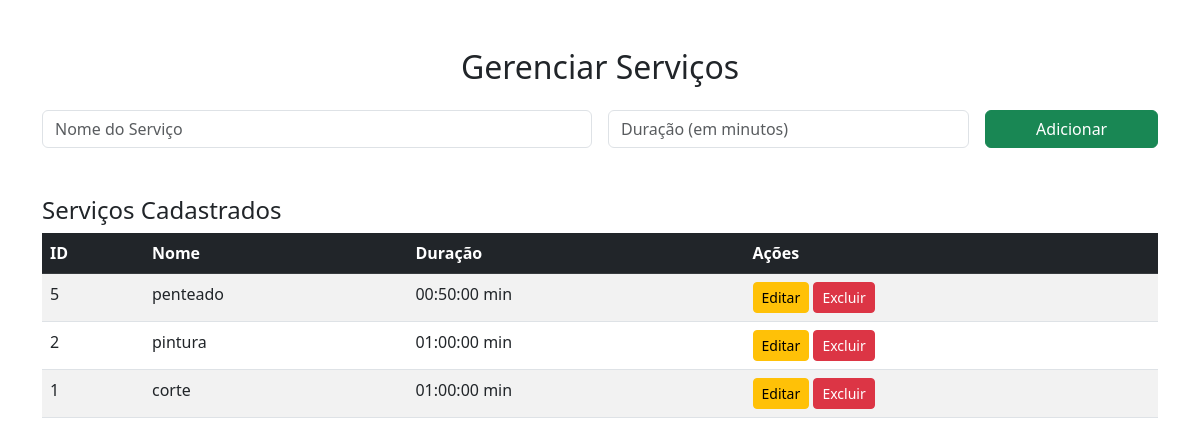
/admin/gerenciar_servicos.php, run on an earlier commit of the app's database.
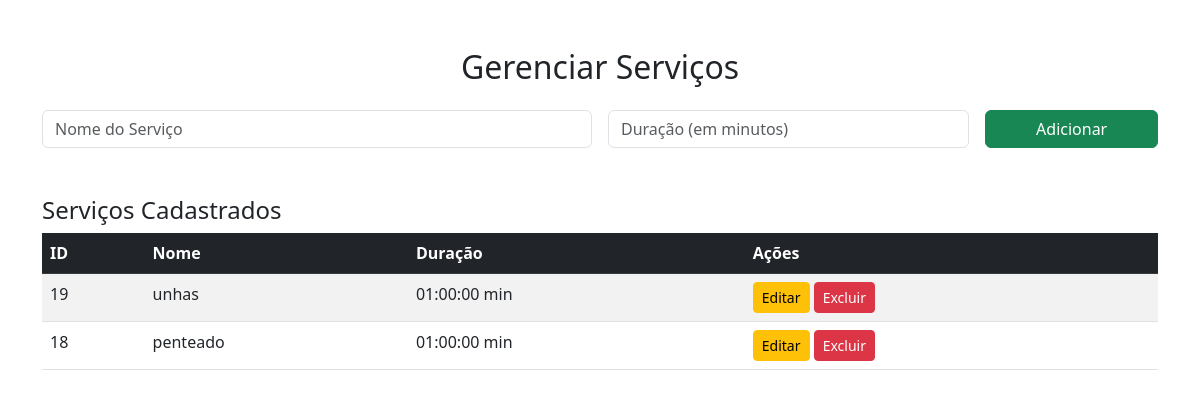
And on a later commit of the database.
### tables this page shows
CREATE TABLE `servicos` (
  `id` int(11) NOT NULL,
  `nome` varchar(64) DEFAULT NULL,
  `duracao` time DEFAULT NULL
);

### admin/gerenciar_servicos.php (the view, shortened to what this page needs)
<?php
require '../conexao.php';
$servicos = $conexao->query("SELECT * FROM servicos ORDER BY id DESC");
?>
<!DOCTYPE html>
<html lang="pt-br">
<head>
    <link href="https://cdn.jsdelivr.net/npm/bootstrap@5.3.0-alpha3/dist/css/bootstrap.min.css" rel="stylesheet">
</head>
<body>
<div class="container mt-5">
    <h2 class="text-center">Gerenciar Serviços</h2>
    <form method="POST" class="mt-4">
        <div class="row g-3">
            <div class="col-md-6">
                <input type="text" name="nome" class="form-control" placeholder="Nome do Serviço" required>
            </div>
            <div class="col-md-4">
                <input type="text" name="duracao" class="form-control" placeholder="Duração (em minutos)" required>
            </div>
            <div class="col-md-2">
                <button type="submit" name="add_service" class="btn btn-success w-100">Adicionar</button>
            </div>
        </div>
    </form>
    <div class="mt-5">
        <h4>Serviços Cadastrados</h4>
        <table class="table table-striped table-hover">
            <thead class="table-dark">
                <tr>
                    <th>ID</th>
                    <th>Nome</th>
                    <th>Duração</th>
                    <th>Ações</th>
                </tr>
            </thead>
            <tbody>
                <?php while ($row = $servicos->fetch_assoc()): ?>
                    <tr>
                        <td><?= $row['id'] ?></td>
                        <td><?= htmlspecialchars($row['nome']) ?></td>
                        <td><?= htmlspecialchars($row['duracao']) ?> min</td>
                        <td>
                            <button class="btn btn-warning btn-sm edit-btn"
                                data-id="<?= $row['id'] ?>"
                                data-nome="<?= htmlspecialchars($row['nome']) ?>"
                                data-duracao="<?= htmlspecialchars($row['duracao']) ?>">Editar</button>
                            <form method="POST" style="display:inline-block;">
                                <button type="submit" name="delete_service" class="btn btn-danger btn-sm">Excluir</button>
                            </form>
                        </td>
                    </tr>
                <?php endwhile; ?>
            </tbody>
        </table>
    </div>
</div>
</body>
</html>

What changed in the data, as far as the page shows it:
removed servicos: id "5", nome "penteado", duracao "00:50:00"
removed servicos: id "2", nome "pintura", duracao "01:00:00"
removed servicos: id "1", nome "corte", duracao "01:00:00"
added servicos: id "19", nome "unhas", duracao "01:00:00"
added servicos: id "18", nome "penteado", duracao "01:00:00"
